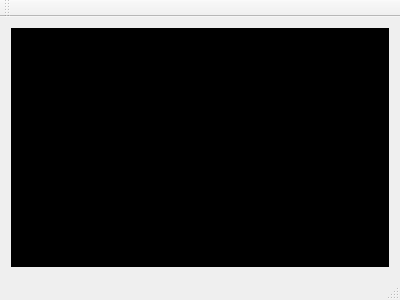
<?xml version="1.0" encoding="UTF-8"?>
<ui version="4.0">
 <class>SMainWindow</class>
 <widget class="QMainWindow" name="SMainWindow">
  <property name="geometry">
   <rect>
    <x>0</x>
    <y>0</y>
    <width>400</width>
    <height>300</height>
   </rect>
  </property>
  <property name="windowTitle">
   <string>SMainWindow</string>
  </property>
  <widget class="QWidget" name="centralWidget">
   <layout class="QVBoxLayout" name="verticalLayout">
    <item>
     <widget class="QTextEdit" name="textEdit">
      <property name="styleSheet">
       <string notr="true">color: rgb(0, 255, 0);
background-color: rgb(0, 0, 0);</string>
      </property>
     </widget>
    </item>
   </layout>
  </widget>
  <widget class="QMenuBar" name="menuBar">
   <property name="geometry">
    <rect>
     <x>0</x>
     <y>0</y>
     <width>400</width>
     <height>22</height>
    </rect>
   </property>
  </widget>
  <widget class="QToolBar" name="mainToolBar">
   <attribute name="toolBarArea">
    <enum>TopToolBarArea</enum>
   </attribute>
   <attribute name="toolBarBreak">
    <bool>false</bool>
   </attribute>
  </widget>
  <widget class="QStatusBar" name="statusBar"/>
 </widget>
 <layoutdefault spacing="6" margin="11"/>
 <resources/>
 <connections/>
</ui>
